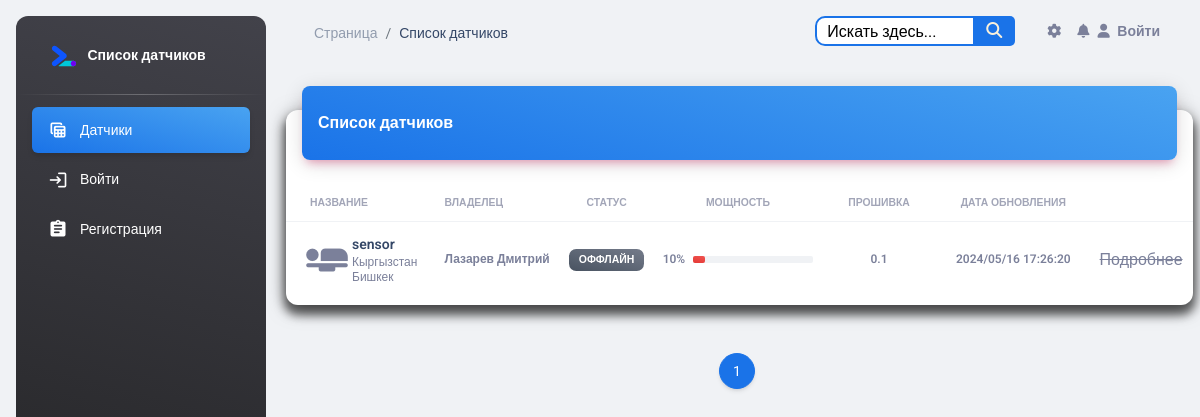
The app's page /, older data.
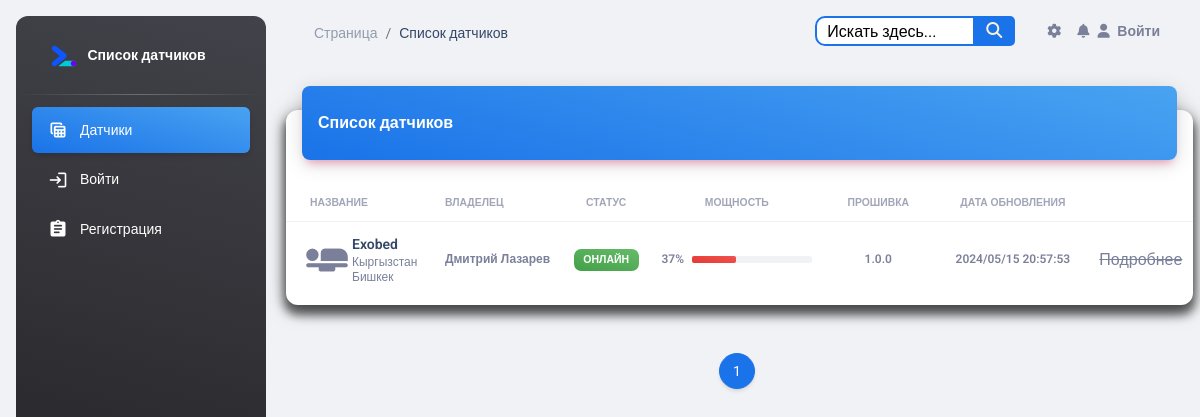
The same page, newer data.
### esp_sensor/models.py (models this page shows, shortened)
class Sensor(models.Model):
    id = models.AutoField(primary_key=True)
    name = models.CharField('Имя датчика', max_length=100, unique=True)
    slug = models.SlugField(max_length=255, unique=True, db_index=True, verbose_name="URL")
    description = models.TextField('Описание', blank=True)
    owner = models.CharField("Владелец", max_length=100, blank=True)
    date_added = models.DateTimeField('Дата добавления', auto_now=True)
    country = models.ManyToManyField(Country, blank=True, verbose_name='Страна')
    city = models.ManyToManyField(City, blank=True, verbose_name='Город')
    inclusions = models.IntegerField("Количество включений", default=0)
    power = models.IntegerField(default=0, blank=True, verbose_name='Мощность',
                                validators=[MinValueValidator(0), MaxValueValidator(100)])
    watt = models.IntegerField("Потребление мощности", default=0)
    volt = models.IntegerField("Электрическое напряжение", default=0)
    work = models.BooleanField('Онлайн', default=True)
    blocked = models.BooleanField('Заблокирован', default=False)
    start = models.BooleanField('Старт', default=False)
    temperature = models.FloatField('Температура', default=0)
    fan_speed = models.IntegerField('Скорость кулера', default=0)
    ip_address = models.CharField('IP Адрес', max_length=15, blank=True)
    mac_address = models.CharField('MAC Адрес', max_length=20, blank=True)
    confirmed = models.BooleanField('Подтвержден администратором', default=False)
    version = models.CharField('Версия прошивки', max_length=15, blank=True)
    processing_time = models.FloatField('Время обработки (мс)', null=True, blank=True)
    def is_blocked(self):
        return self.blocked
    class Meta:
        verbose_name = 'Датчик'
        verbose_name_plural = 'Датчики'

### esp_sensor/views.py (the view)
# urls.py: path('', SensorListView.as_view(), name='sensor_list'),
class SensorListView(ListView):
    model = Sensor
    template_name = 'sensor/sensor_list.html'
    context_object_name = 'sensors'
    paginate_by = 8
    def get_queryset(self):
        queryset = super().get_queryset()
        queryset = queryset.order_by('name', 'owner', '-blocked', '-date_added')
        queryset = queryset.prefetch_related('sensorlog_set')
        return queryset
    def get_context_data(self, **kwargs):
        context = super().get_context_data(**kwargs)
        queryset = self.get_queryset()
        sensors = context['sensors']
        confirmed_sensors = [sensor for sensor in queryset if sensor.confirmed]
        for sensor in confirmed_sensors:
            latest_log = sensor.sensorlog_set.last()
            if latest_log:
                sensor.last_updated = latest_log.timestamp
            else:
                sensor.last_updated = sensor.date_added
        unconfirmed_sensors = [sensor for sensor in queryset if not sensor.confirmed]
        for sensor in unconfirmed_sensors:
            latest_log = sensor.sensorlog_set.last()
            if latest_log:
                sensor.last_updated = latest_log.timestamp
            else:
                sensor.last_updated = sensor.date_added
        context['confirmed_sensors'] = confirmed_sensors
        context['unconfirmed_sensors'] = unconfirmed_sensors
        return context

### templates/sensor/sensor_list.html (shortened to what the changed rows need)
{% load static %}
{% include 'base.html' %}
<body class="g-sidenav-show  bg-gray-200">
<main class="main-content position-relative max-height-vh-100 h-100 border-radius-lg ">
    <div class="container-fluid py-4">
        {% if confirmed_sensors %}
            <div class="row">
                <div class="col-12">
                    <div class="card my-4">
                        <div class="card-body px-0 pb-2">
                            <div class="table-responsive p-0">
                                <table class="table align-items-center mb-0">
                                    <thead>
                                    <tr>
                                        <th class="text-uppercase text-secondary text-xxs font-weight-bolder opacity-7">
                                            Название
                                        </th>
                                        <th class="text-uppercase text-secondary text-xxs font-weight-bolder opacity-7 ps-2">
                                            Владелец
                                        </th>
                                        <th class="text-center text-uppercase text-secondary text-xxs font-weight-bolder opacity-7">
                                            Статус
                                        </th>
                                        <th class="text-center text-uppercase text-secondary text-xxs font-weight-bolder opacity-7">
                                            Мощность
                                        </th>
                                        <th class="text-center text-uppercase text-secondary text-xxs font-weight-bolder opacity-7">
                                            Прошивка
                                        </th>
                                        <th class="text-center text-uppercase text-secondary text-xxs font-weight-bolder opacity-7">
                                            Дата обновления
                                        </th>
                                        <th class="text-secondary opacity-7"></th>
                                    </tr>
                                    </thead>
                                    <tbody>
                                    {% for sensor in confirmed_sensors %}
                                        <tr>
                                            <td>
                                                <div class="d-flex px-2 py-1">
                                                    <div>
                                                        <i class="material-icons"
                                                           style="font-size: 50px;">airline_seat_flat</i>
                                                    </div>
                                                    <div class="d-flex flex-column justify-content-center">
                                                        <a href="{% url 'sensor_detail' sensor.pk %}"
                                                           class="text-secondary font-weight-bold text-xs"
                                                           data-toggle="tooltip" data-original-title="Edit user">
                                                            <h6 class="mb-0 text-sm">{{ sensor.name }}</h6>
                                                        </a>
                                                        {% for country in sensor.country.all %}
                                                            <p class="text-xs text-secondary mb-0">{{ country.name }}</p>
                                                        {% endfor %}
                                                        {% for city in sensor.city.all %}
                                                            <p class="text-xs text-secondary mb-0">{{ city.name }}</p>
                                                        {% endfor %}
                                                    </div>
                                                </div>
                                            </td>
                                            <td>
                                                <p class="text-xs font-weight-bold mb-0">{{ sensor.owner }}</p>
                                            </td>
                                            <td class="align-middle text-center text-sm">
                                                {% if sensor.is_blocked %}
                                                    <span class="badge badge-sm bg-gradient-danger">Заблокирован</span>
                                                {% else %}
                                                    {% if sensor.work %}
                                                        <span class="badge badge-sm bg-gradient-success">Онлайн</span>
                                                    {% else %}
                                                        <span class="badge badge-sm bg-gradient-secondary">Оффлайн</span>
                                                    {% endif %}
                                                {% endif %}
                                            </td>
                                            <td class="align-middle text-center">
                                                <div class="d-flex align-items-center justify-content-center">
                                                    <span class="me-2 text-xs font-weight-bold">{{ sensor.power }}%</span>
                                                    <div>
                                                        <div class="progress">
                                                            <div class="progress-bar bg-gradient-danger"
                                                                 role="progressbar" aria-valuenow="{{ sensor.power }}"
                                                                 aria-valuemin="0"
                                                                 aria-valuemax="100"
                                                                 style="width: {{ sensor.power }}%;"></div>
                                                        </div>
                                                    </div>
                                                </div>
                                            </td>
                                            <td class="align-middle text-center">
                                                <span class="text-secondary text-xs font-weight-bold">{{ sensor.version }}</span>
                                            </td>
                                            <td class="align-middle text-center">
                                                <span class="text-secondary text-xs font-weight-bold">{{ sensor.last_updated | date:"Y/m/d H:i:s" }}</span>
                                            </td>
                                            {% if user.is_authenticated %}
                                                <td class="align-middle">
                                                    <a href="{% url 'sensor_detail' sensor.pk %}"
                                                       class="text-secondary font-weight-bold text-xs"
                                                       data-toggle="tooltip" data-original-title="Edit user">
                                                        Подробнее
                                                    </a>
                                                </td>
                                            {% else %}
                                                <td class="align-middle">
                                                    <span style="text-decoration: line-through;">Подробнее</span>
                                                </td>
                                            {% endif %}
                                        </tr>
                                    {% endfor %}
                                    </tbody>
                                </table>
                            </div>
                        </div>
                    </div>
                </div>
            </div>
        {% endif %}
    </div>
</main>
</body>

Row changes from the older to the newer data that the page shows:
removed Sensor: name "sensor", owner "Лазарев Дмитрий", blocked "ОФФЛАЙН", power "10", version "0.1", last_updated "2024/05/16 17:26:20", Country (name "Кыргызстан"), City (name "Бишкек")
added Sensor: name "Exobed", owner "Дмитрий Лазарев", blocked "ОНЛАЙН", power "37", version "1.0.0", last_updated "2024/05/15 20:57:53", Country (name "Кыргызстан"), City (name "Бишкек")
